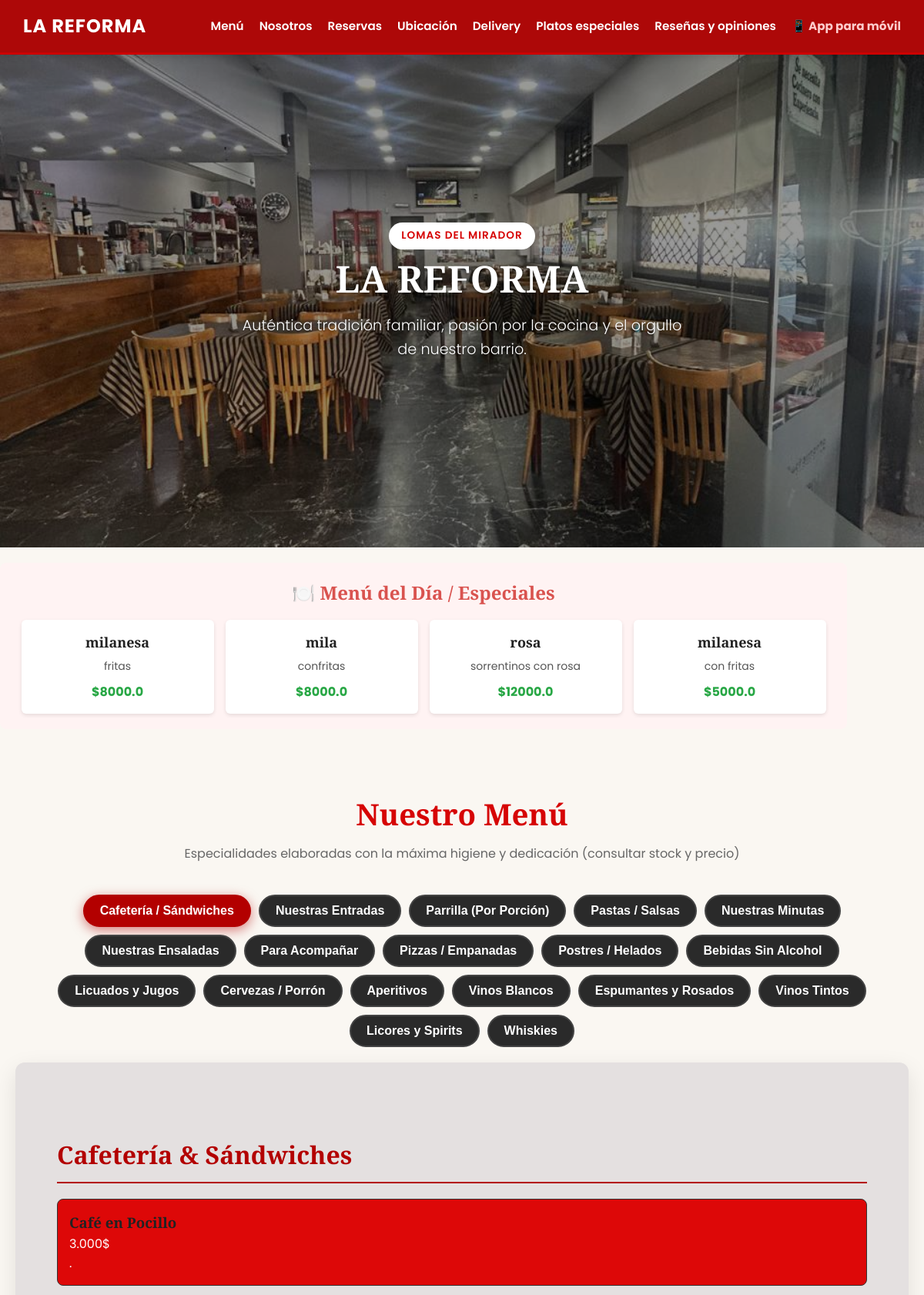
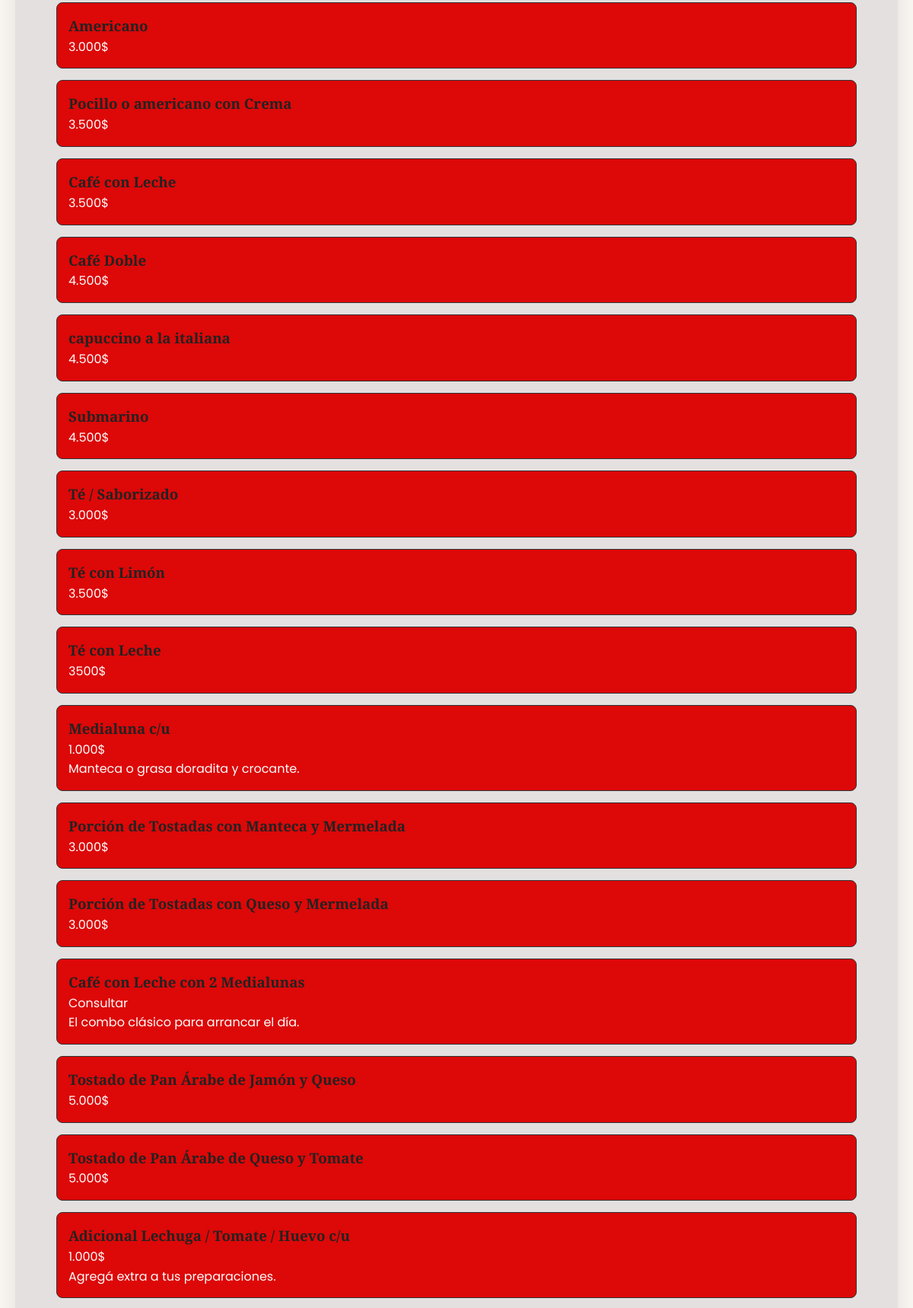
The page / (upper part) on the database its author committed (2 pictures, top to bottom).
### tables this page shows
CREATE TABLE platos (
            id INTEGER PRIMARY KEY AUTOINCREMENT,
            nombre TEXT NOT NULL,
            categoria TEXT NOT NULL,
            precio REAL NOT NULL,
            descripcion TEXT,
            es_plato_del_dia BOOLEAN DEFAULT 0,
            disponible BOOLEAN DEFAULT 1
        );

### app.py (the view)
@app.route('/')
def index():
    conn = get_db_connection()
    platos_del_dia = conn.execute('SELECT * FROM platos WHERE es_plato_del_dia = 1 AND disponible = 1').fetchall()
    todos_los_platos = conn.execute('SELECT * FROM platos WHERE disponible = 1').fetchall()
    conn.close()
    return render_template('index.html', platos_del_dia=platos_del_dia, platos=todos_los_platos)

### app.py (called while the page is built)
def get_db_connection():
    conn = sqlite3.connect(DB_PATH, timeout=10)
    conn.row_factory = sqlite3.Row
    return conn

### templates/index.html (shortened to what this page needs)
<!DOCTYPE html>
<html lang="es">
<head>
<link rel="stylesheet" href="{{ url_for('static', filename='style.css') }}">
</head>
<body>
<header class="header-principal">
  <div class="nav-container">
    <a href="#" class="logo">LA REFORMA</a>
  </div>
  <ul class="nav-links">
    <li><a href="#menu" onclick="toggleMenu()">Menú</a></li>
    <li><a href="#historia" onclick="toggleMenu()">Nosotros</a></li>
    <li><a href="#reservas" onclick="toggleMenu()">Reservas</a></li>
    <li><a href="#ubicacion" onclick="toggleMenu()">Ubicación</a></li>
    <li><a href="#delivery" onclick="toggleMenu()">Delivery</a></li>
    <li><a href="#platos" onclick="toggleMenu()">Platos especiales</a></li>
    <li><a href="#reseñas" onclick="toggleMenu()">Reseñas y opiniones</a></li>
    <li><a href="#instalar-app" onclick="toggleMenu()" style="color: #ffcccc; font-weight: bold;">📱 App para móvil</a></li>
  </ul>
</header>
<div class="hero" id="hero-slideshow">
  <div class="hero-bg bg-1" style="background-image: url('{{ url_for('static', filename='pisonuevo.jpg') }}');"></div>
  <div class="hero-overlay"></div>
  <div class="hero-content">
    <span class="badge">Lomas del Mirador</span>
    <h1>LA REFORMA</h1>
    <p>Auténtica tradición familiar, pasión por la cocina y el orgullo de nuestro barrio.</p>
  </div>
</div>
<section id="menu-del-dia" style="background-color: #fff3f3; padding: 20px; margin: 20px 0; border-radius: 8px; text-align: center;">
    <h2 style="color: #d9534f;">🍽️ Menú del Día / Especiales</h2>
    <div class="lista-menu-dia" style="display: flex; flex-wrap: wrap; justify-content: center; gap: 15px; margin-top: 15px;">
        {% for plato in platos_del_dia %}
            <div class="tarjeta-plato-dia" style="background: white; padding: 15px; border-radius: 6px; box-shadow: 0 2px 5px rgba(0,0,0,0.1); width: 250px;">
                <h3 style="font-size: 18px; font-weight: bold; margin-bottom: 5px;">{{ plato.nombre }}</h3>
                <p style="font-size: 14px; color: #555; margin-bottom: 10px;">{{ plato.descripcion }}</p>
                <span style="font-size: 16px; color: #28a745; font-weight: bold;">${{ plato.precio }}</span>
            </div>
        {% else %}
            <p style="color: #777;">No hay platos del día cargados en este momento. ¡Consultá en administración!</p>
        {% endfor %}
    </div>
</section>
<section id="menu">
  <h2 class="section-title">Nuestro Menú</h2>
  <p class="section-subtitle">Especialidades elaboradas con la máxima higiene y dedicación (consultar stock y precio)</p>
  <div class="menu-filters">
    <button class="filter-btn active" onclick="mostrarSeccion('cafeteria', this)">Cafetería / Sándwiches</button>
    <button class="filter-btn" onclick="mostrarSeccion('entradas', this)">Nuestras Entradas</button>
    <button class="filter-btn" onclick="mostrarSeccion('parrilla', this)">Parrilla (Por Porción)</button>
    <button class="filter-btn" onclick="mostrarSeccion('pastas', this)">Pastas / Salsas</button>
    <button class="filter-btn" onclick="mostrarSeccion('minutas', this)">Nuestras Minutas</button>
    <button class="filter-btn" onclick="mostrarSeccion('ensaladas', this)">Nuestras Ensaladas</button>
    <button class="filter-btn" onclick="mostrarSeccion('acompanar', this)">Para Acompañar</button>
    <button class="filter-btn" onclick="mostrarSeccion('pizzas', this)">Pizzas / Empanadas</button>
    <button class="filter-btn" onclick="mostrarSeccion('postres', this)">Postres / Helados</button>
    <button class="filter-btn" onclick="mostrarSeccion('sin-alcohol', this)">Bebidas Sin Alcohol</button>
    <button class="filter-btn" onclick="mostrarSeccion('licuados', this)">Licuados y Jugos</button>
    <button class="filter-btn" onclick="mostrarSeccion('cervezas', this)">Cervezas / Porrón</button>
    <button class="filter-btn" onclick="mostrarSeccion('aperitivos', this)">Aperitivos</button>
    <button class="filter-btn" onclick="mostrarSeccion('vinos-blancos', this)">Vinos Blancos</button>
    <button class="filter-btn" onclick="mostrarSeccion('espumantes', this)">Espumantes y Rosados</button>
    <button class="filter-btn" onclick="mostrarSeccion('vinos-tintos', this)">Vinos Tintos</button>
    <button class="filter-btn" onclick="mostrarSeccion('spirits', this)">Licores y Spirits</button>
    <button class="filter-btn" onclick="mostrarSeccion('whiskies', this)">Whiskies</button>
  </div>
  <div class="menu-container-sections">
    <section id="cafeteria" class="seccion-carta activa">
      <h2>Cafetería & Sándwiches</h2>
      <div class="item-carta">
        <h3>Café en Pocillo</h3>
        <span>3.000$</span>
        <p>.</p>
      </div>
      <div class="item-carta">
        <h3>Americano</h3>
        <span>3.000$</span>
      </div>
      <div class="item-carta">
        <h3>Pocillo o americano con Crema</h3>
        <span>3.500$</span>
      </div>
      <div class="item-carta">
        <h3>Café con Leche</h3>
        <span>3.500$</span>
      </div>
      <div class="item-carta">
        <h3>Café Doble</h3>
        <span>4.500$</span>
      </div>
      <div class="item-carta">
        <h3>capuccino a la italiana</h3>
        <span>4.500$</span>
      </div>
      <div class="item-carta">
        <h3>Submarino</h3>
        <span>4.500$</span>
      </div>
      <div class="item-carta">
        <h3>Té / Saborizado</h3>
        <span>3.000$</span>
      </div>
      <div class="item-carta">
        <h3>Té con Limón</h3>
        <span>3.500$</span>
      </div>
      <div class="item-carta">
        <h3>Té con Leche</h3>
        <span>3500$</span>
      </div>
      <div class="item-carta">
        <h3>Medialuna c/u</h3>
        <span>1.000$</span>
        <p>Manteca o grasa doradita y crocante.</p>
      </div>
      <div class="item-carta">
        <h3>Porción de Tostadas con Manteca y Mermelada</h3>
        <span>3.000$</span>
      </div>
      <div class="item-carta">
        <h3>Porción de Tostadas con Queso y Mermelada</h3>
        <span>3.000$</span>
      </div>
      <div class="item-carta">
        <h3>Café con Leche con 2 Medialunas</h3>
        <span>Consultar</span>
        <p>El combo clásico para arrancar el día.</p>
      </div>
      <div class="item-carta">
        <h3>Tostado de Pan Árabe de Jamón y Queso</h3>
        <span>5.000$</span>
      </div>
      <div class="item-carta">
        <h3>Tostado de Pan Árabe de Queso y Tomate</h3>
        <span>5.000$</span>
      </div>
      <div class="item-carta">
        <h3>Adicional Lechuga / Tomate / Huevo c/u</h3>
        <span>1.000$</span>
        <p>Agregá extra a tus preparaciones.</p>
      </div>
    </section>
  </div>
</section>
</body>
</html>

### static/style.css (style rules this page uses)
:root { --rojo-principal: #d60404; --rojo-oscuro: #800000; --blanco: #ffffff; --crema-fondo: #faf7f2; --texto-oscuro: #2b2b2b; --gris-claro: #f0eceb; --sombra: 0 4px 15px rgba(0, 0, 0, 0.08); }
* { margin: 0; padding: 0; box-sizing: border-box; }
html { scroll-behavior: smooth; }
body { font-family: 'Poppins', sans-serif; background-color: var(--crema-fondo); color: var(--texto-oscuro); line-height: 1.6; }
h1, h2, h3, .brand-title { font-family: 'Playfair Display', serif; }
.header-principal { background-color: #ad0808; border-bottom: 3px solid #cc0000; position: sticky; top: 0; z-index: 1000; display: flex; justify-content: space-between; align-items: center; padding: 0 30px; box-shadow: 0 2px 10px rgba(0,0,0,0.15); }
.nav-container { display: flex; align-items: center; padding: 15px 0; }
.logo { color: #ffffff; font-size: 1.5rem; font-weight: bold; text-decoration: none; letter-spacing: 1px; }
.nav-links { display: flex; list-style: none; gap: 20px; margin: 0; padding: 0; }
.nav-links a { color: #ffffff; text-decoration: none; font-size: 0.95rem; font-weight: 600; transition: opacity 0.2s ease; }
#menu { padding: 60px 20px; max-width: 1200px; margin: 0 auto; text-align: center; position: relative; z-index: 5; }
.menu-filters { display: flex; flex-wrap: wrap; gap: 12px; justify-content: center; margin-bottom: 40px; position: relative; z-index: 999; }
.filter-btn { background-color: #2a2a2a; color: #ffffff; border: 2px solid #444; padding: 10px 20px; border-radius: 30px; font-size: 1rem; font-weight: 600; transition: all 0.3s ease; cursor: pointer; pointer-events: auto; }
.filter-btn.active { background-color: #b30000; color: #ffffff; border-color: #b30000; box-shadow: 0 4px 15px rgba(179, 0, 0, 0.5); }
.menu-container-sections { position: relative; z-index: 10; background-color: #e4e0e0; border-radius: 12px; padding: 30px 20px; min-height: 250px; box-shadow: 0 10px 30px rgba(0, 0, 0, 0.1); }
.seccion-carta { display: none !important; text-align: left; animation: aparecerSuave 0.4s ease-out; }
.seccion-carta.activa { display: block !important; }
.seccion-carta h2 { color: #b30000; font-size: 2rem; border-bottom: 2px solid #b30000; padding-bottom: 10px; margin-bottom: 20px; }
.item-carta { background: #dd0808; padding: 15px; border-radius: 8px; border: 1px solid #333; margin-bottom: 15px; color: #fffcfc; }
.hero { position: relative; width: 100%; height: 80vh; overflow: hidden; color: var(--blanco); text-align: center; display: flex; align-items: center; justify-content: center; background-color: #000000; }
.hero-bg { position: absolute; top: 0; left: 0; width: 100%; height: 100%; background-size: cover; background-position: center; pointer-events: none; }
.bg-1 { z-index: 1; opacity: 1; }
.hero-overlay { position: absolute; top: 0; left: 0; width: 100%; height: 100%; background-color: rgba(0, 0, 0, 0.4); z-index: 3; }
.hero-content { position: relative; z-index: 4; padding: 0 1.5rem; }
.hero h1 { font-size: 3rem; margin-bottom: 0.5rem; font-weight: 800; text-shadow: 0 2px 4px rgba(0,0,0,0.5); }
.hero p { font-size: 1.2rem; max-width: 600px; margin: 0 auto 1.5rem; font-weight: 300; text-shadow: 0 1px 3px rgba(0,0,0,0.5); }
.badge { display: inline-block; background-color: var(--blanco); color: var(--rojo-principal); padding: 0.4rem 1rem; border-radius: 50px; font-weight: 600; font-size: 0.85rem; text-transform: uppercase; letter-spacing: 1px; }
section { max-width: 1100px; margin: 0 auto; padding: 4rem 1.5rem; }
.section-title { text-align: center; font-size: 2.4rem; color: var(--rojo-principal); margin-bottom: 0.5rem; }
.section-subtitle { text-align: center; color: #666; margin-bottom: 2.5rem; font-size: 1rem; }
.menu-filters { position: relative; z-index: 20; display: flex; flex-wrap: wrap; justify-content: center; gap: 10px; margin-bottom: 20px; }
h3, .nombre-plato, .card-title { color: #222222 !important; }

### rows shown on the page
platos: nombre "milanesa", descripcion "fritas", precio "8000.0"
platos: nombre "mila", descripcion "confritas", precio "8000.0"
platos: nombre "rosa", descripcion "sorrentinos con rosa", precio "12000.0"
platos: nombre "milanesa", descripcion "con fritas", precio "5000.0"
